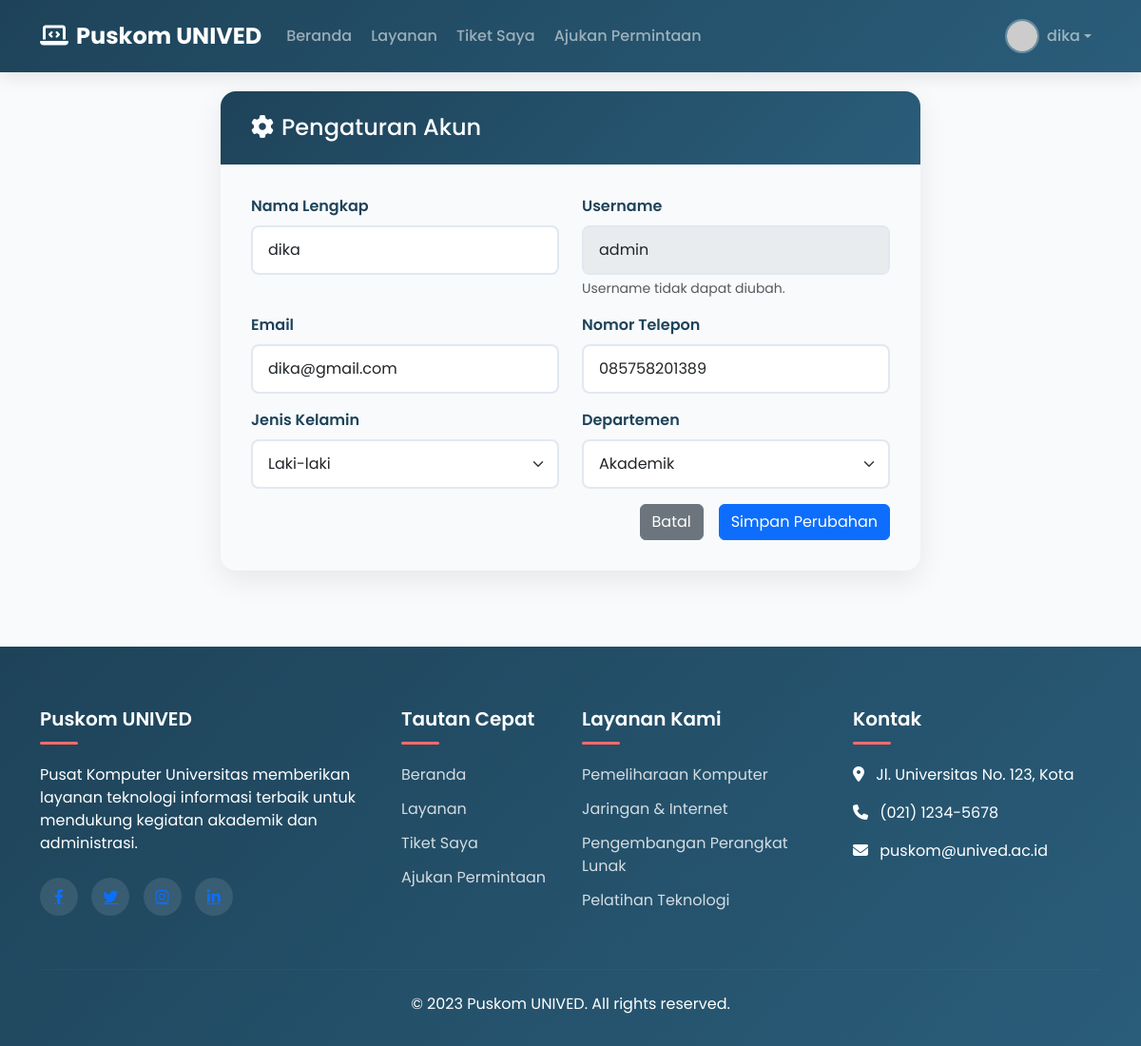
Page /user/user_settings.php (signed in) on the committed database.
### tables this page shows
CREATE TABLE `users` (
  `id` int(11) NOT NULL,
  `fullname` varchar(100) NOT NULL,
  `email` varchar(100) NOT NULL,
  `username` varchar(50) NOT NULL,
  `password` varchar(255) NOT NULL,
  `phone` varchar(20) NOT NULL,
  `gender` enum('L','P') NOT NULL,
  `department` varchar(50) NOT NULL,
  `role` enum('Admin','User') NOT NULL DEFAULT 'User',
  `created_at` timestamp NOT NULL DEFAULT CURRENT_TIMESTAMP,
  `updated_at` timestamp NOT NULL DEFAULT CURRENT_TIMESTAMP ON UPDATE CURRENT_TIMESTAMP
);

### user/user_settings.php (the view, shortened to what this page needs)
<?php
$host = "localhost";
$username = "root";
$password = "";
$database = "it_puskom";
$conn = new mysqli($host, $username, $password, $database);
$conn->set_charset("utf8");
$user_id = $_SESSION['user_id'];
$user_query = "SELECT * FROM users WHERE id = $user_id";
$user_result = $conn->query($user_query);
if ($user_result->num_rows > 0) {
    $user = $user_result->fetch_assoc();
    $username = $user['username'];
    $fullname = $user['fullname'];
    $email = $user['email'];
    $phone = $user['phone'];
    $gender = $user['gender'];
    $department = $user['department'];
} else {
    session_destroy();
    header("Location: login.php");
    exit();
}
?>
<!DOCTYPE html>
<html lang="id">
<head>
    <link href="https://cdn.jsdelivr.net/npm/bootstrap@5.3.0/dist/css/bootstrap.min.css" rel="stylesheet">
    <link rel="stylesheet" href="https://cdnjs.cloudflare.com/ajax/libs/font-awesome/6.4.0/css/all.min.css">
</head>
<body>
    <nav class="navbar navbar-expand-lg navbar-dark navbar-custom fixed-top">
        <div class="container">
            <a class="navbar-brand" href="dashboard.php">
                <i class="fas fa-laptop-code me-2"></i>Puskom UNIVED
            </a>
            <div class="collapse navbar-collapse" id="navbarNav">
                <ul class="navbar-nav me-auto">
                    <li class="nav-item">
                        <a class="nav-link" href="dashboard.php">Beranda</a>
                    </li>
                    <li class="nav-item">
                        <a class="nav-link" href="services.php">Layanan</a>
                    </li>
                    <li class="nav-item">
                        <a class="nav-link" href="tickets.php">Tiket Saya</a>
                    </li>
                    <li class="nav-item">
                        <a class="nav-link" href="request.php">Ajukan Permintaan</a>
                    </li>
                </ul>
                <ul class="navbar-nav ms-auto">
                    <li class="nav-item dropdown">
                        <a class="nav-link dropdown-toggle d-flex align-items-center" href="#" id="userDropdown" role="button" data-bs-toggle="dropdown">
                            <img src="https://ui-avatars.com/api/?name=<?php echo urlencode($fullname); ?>&background=ffffff&color=1e4359&size=36" class="user-avatar me-2">
                            <span><?php echo htmlspecialchars($fullname); ?></span>
                        </a>
                    </li>
                </ul>
            </div>
        </div>
    </nav>
    <div class="container settings-section">
        <div class="row justify-content-center">
            <div class="col-lg-8">
                <div class="settings-card">
                    <div class="settings-header">
                        <h4 class="mb-0"><i class="fas fa-cog me-2"></i>Pengaturan Akun</h4>
                    </div>
                    <div class="settings-body">
                        <form method="POST" action="">
                            <div class="row mb-3">
                                <div class="col-md-6">
                                    <label for="fullname" class="form-label">Nama Lengkap</label>
                                    <input type="text" class="form-control" id="fullname" name="fullname" value="<?php echo htmlspecialchars($fullname); ?>" required>
                                </div>
                                <div class="col-md-6">
                                    <label for="username" class="form-label">Username</label>
                                    <input type="text" class="form-control" id="username" value="<?php echo htmlspecialchars($username); ?>" disabled>
                                    <div class="form-text">Username tidak dapat diubah.</div>
                                </div>
                            </div>
                            <div class="row mb-3">
                                <div class="col-md-6">
                                    <label for="email" class="form-label">Email</label>
                                    <input type="email" class="form-control" id="email" name="email" value="<?php echo htmlspecialchars($email); ?>" required>
                                </div>
                                <div class="col-md-6">
                                    <label for="phone" class="form-label">Nomor Telepon</label>
                                    <input type="tel" class="form-control" id="phone" name="phone" value="<?php echo htmlspecialchars($phone); ?>" required>
                                </div>
                            </div>
                            <div class="row mb-3">
                                <div class="col-md-6">
                                    <label for="gender" class="form-label">Jenis Kelamin</label>
                                    <select class="form-select" id="gender" name="gender" required>
                                        <option value="L" <?php echo ($gender == 'L') ? 'selected' : ''; ?>>Laki-laki</option>
                                    </select>
                                </div>
                                <div class="col-md-6">
                                    <label for="department" class="form-label">Departemen</label>
                                    <select class="form-select" id="department" name="department" required>
                                        <option value="Akademik" <?php echo ($department == 'Akademik') ? 'selected' : ''; ?>>Akademik</option>
                                    </select>
                                </div>
                            </div>
                            <div class="d-grid gap-2 d-md-flex justify-content-md-end">
                                <a href="dashboard.php" class="btn btn-secondary me-md-2">Batal</a>
                                <button type="submit" class="btn btn-primary">Simpan Perubahan</button>
                            </div>
                        </form>
                    </div>
                </div>
            </div>
        </div>
    </div>
    <footer class="footer">
        <div class="container">
            <div class="row">
                <div class="col-md-4 mb-4">
                    <h5 class="footer-title">Puskom UNIVED</h5>
                    <p>Pusat Komputer Universitas memberikan layanan teknologi informasi terbaik untuk mendukung kegiatan akademik dan administrasi.</p>
                    <div class="mt-4">
                        <a href="#" class="social-icon"><i class="fab fa-facebook-f"></i></a>
                        <a href="#" class="social-icon"><i class="fab fa-twitter"></i></a>
                        <a href="#" class="social-icon"><i class="fab fa-instagram"></i></a>
                        <a href="#" class="social-icon"><i class="fab fa-linkedin-in"></i></a>
                    </div>
                </div>
                <div class="col-md-2 mb-4">
                    <h5 class="footer-title">Tautan Cepat</h5>
                    <a href="dashboard.php" class="footer-link">Beranda</a>
                    <a href="services.php" class="footer-link">Layanan</a>
                    <a href="tickets.php" class="footer-link">Tiket Saya</a>
                    <a href="request.php" class="footer-link">Ajukan Permintaan</a>
                </div>
                <div class="col-md-3 mb-4">
                    <h5 class="footer-title">Layanan Kami</h5>
                    <a href="#" class="footer-link">Pemeliharaan Komputer</a>
                    <a href="#" class="footer-link">Jaringan & Internet</a>
                    <a href="#" class="footer-link">Pengembangan Perangkat Lunak</a>
                    <a href="#" class="footer-link">Pelatihan Teknologi</a>
                </div>
                <div class="col-md-3 mb-4">
                    <h5 class="footer-title">Kontak</h5>
                    <p><i class="fas fa-map-marker-alt me-2"></i> Jl. Universitas No. 123, Kota</p>
                    <p><i class="fas fa-phone me-2"></i> (021) 1234-5678</p>
                    <p><i class="fas fa-envelope me-2"></i> puskom@unived.ac.id</p>
                </div>
            </div>
            <hr class="my-4" style="border-color: rgba(255,255,255,0.1);">
            <div class="text-center">
                <p class="mb-0">&copy; 2023 Puskom UNIVED. All rights reserved.</p>
            </div>
        </div>
    </footer>
</body>
</html>

### user/user_settings.php (style rules this page uses)
:root { --primary-color: #0d6efd; --secondary-color: #6c757d; --success-color: #198754; --danger-color: #dc3545; --warning-color: #ffc107; --info-color: #0dcaf0; --light-color: #f8f9fa; --dark-color: #212529; --university-color: #1e4359; --university-light: #2a5d7a; --university-gradient: linear-gradient(135deg, #1e4359 0%, #2a5d7a 100%); --accent-color: #ff6b6b; }
body { font-family: 'Poppins', sans-serif; background-color: #f8fafc; color: #333; }
.navbar-custom { background: var(--university-gradient); box-shadow: 0 4px 18px rgba(0, 0, 0, 0.1); padding: 12px 0; }
.navbar-brand { font-weight: 700; font-size: 1.5rem; }
.nav-link { font-weight: 500; padding: 0.5rem 1rem; border-radius: 8px; margin: 0 2px; transition: all 0.3s ease; }
.user-avatar { width: 36px; height: 36px; border-radius: 50%; object-fit: cover; border: 2px solid rgba(255, 255, 255, 0.3); }
.settings-section { margin-top: 6rem; margin-bottom: 3rem; }
.settings-card { border-radius: 16px; border: none; box-shadow: 0 10px 30px rgba(0, 0, 0, 0.08); overflow: hidden; }
.settings-header { background: var(--university-gradient); color: white; padding: 1.5rem 2rem; }
.settings-body { padding: 2rem; }
.form-label { font-weight: 600; color: var(--university-color); }
.form-control, .form-select { border-radius: 8px; padding: 0.75rem 1rem; border: 2px solid #e2e8f0; transition: all 0.3s ease; }
.footer { background: var(--university-gradient); color: white; padding: 4rem 0 2rem; margin-top: 5rem; }
.footer-title { position: relative; padding-bottom: 15px; margin-bottom: 20px; font-weight: 600; }
.footer-title::after { content: ''; position: absolute; bottom: 0; left: 0; width: 40px; height: 3px; background: var(--accent-color); border-radius: 3px; }
.footer-link { color: rgba(255, 255, 255, 0.8); text-decoration: none; transition: all 0.3s ease; display: block; margin-bottom: 12px; }
.social-icon { width: 40px; height: 40px; display: inline-flex; align-items: center; justify-content: center; background: rgba(255, 255, 255, 0.1); border-radius: 50%; margin-right: 10px; transition: all 0.3s ease; }

### rows in the picture
users: fullname "dika", username "admin", email "dika@gmail.com", phone "085758201389", gender "Laki-laki", department "Akademik"
